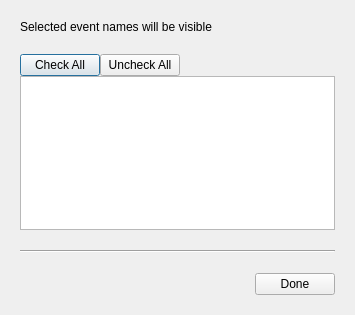
<?xml version="1.0" encoding="UTF-8"?>
<ui version="4.0">
 <class>EventFilterDialog</class>
 <widget class="QDialog" name="EventFilterDialog">
  <property name="geometry">
   <rect>
    <x>0</x>
    <y>0</y>
    <width>355</width>
    <height>315</height>
   </rect>
  </property>
  <property name="windowTitle">
   <string>Event Filter</string>
  </property>
  <layout class="QVBoxLayout" name="verticalLayout_2">
   <property name="spacing">
    <number>20</number>
   </property>
   <property name="leftMargin">
    <number>20</number>
   </property>
   <property name="topMargin">
    <number>20</number>
   </property>
   <property name="rightMargin">
    <number>20</number>
   </property>
   <property name="bottomMargin">
    <number>20</number>
   </property>
   <item>
    <widget class="QLabel" name="label">
     <property name="text">
      <string>Selected event names will be visible</string>
     </property>
    </widget>
   </item>
   <item>
    <layout class="QVBoxLayout" name="verticalLayout">
     <property name="spacing">
      <number>0</number>
     </property>
     <item>
      <layout class="QHBoxLayout" name="horizontalLayout">
       <item>
        <widget class="QPushButton" name="checkAllButton">
         <property name="text">
          <string>Check All</string>
         </property>
        </widget>
       </item>
       <item>
        <widget class="QPushButton" name="uncheckAllButton">
         <property name="text">
          <string>Uncheck All</string>
         </property>
        </widget>
       </item>
       <item>
        <spacer name="horizontalSpacer_2">
         <property name="orientation">
          <enum>Qt::Horizontal</enum>
         </property>
         <property name="sizeHint" stdset="0">
          <size>
           <width>40</width>
           <height>20</height>
          </size>
         </property>
        </spacer>
       </item>
      </layout>
     </item>
     <item>
      <widget class="QListWidget" name="eventList"/>
     </item>
    </layout>
   </item>
   <item>
    <widget class="Line" name="line">
     <property name="orientation">
      <enum>Qt::Horizontal</enum>
     </property>
    </widget>
   </item>
   <item>
    <layout class="QHBoxLayout" name="horizontalLayout_2">
     <item>
      <spacer name="horizontalSpacer">
       <property name="orientation">
        <enum>Qt::Horizontal</enum>
       </property>
       <property name="sizeHint" stdset="0">
        <size>
         <width>40</width>
         <height>20</height>
        </size>
       </property>
      </spacer>
     </item>
     <item>
      <widget class="QPushButton" name="doneButton">
       <property name="text">
        <string>Done</string>
       </property>
      </widget>
     </item>
    </layout>
   </item>
  </layout>
 </widget>
 <resources/>
 <connections/>
</ui>
